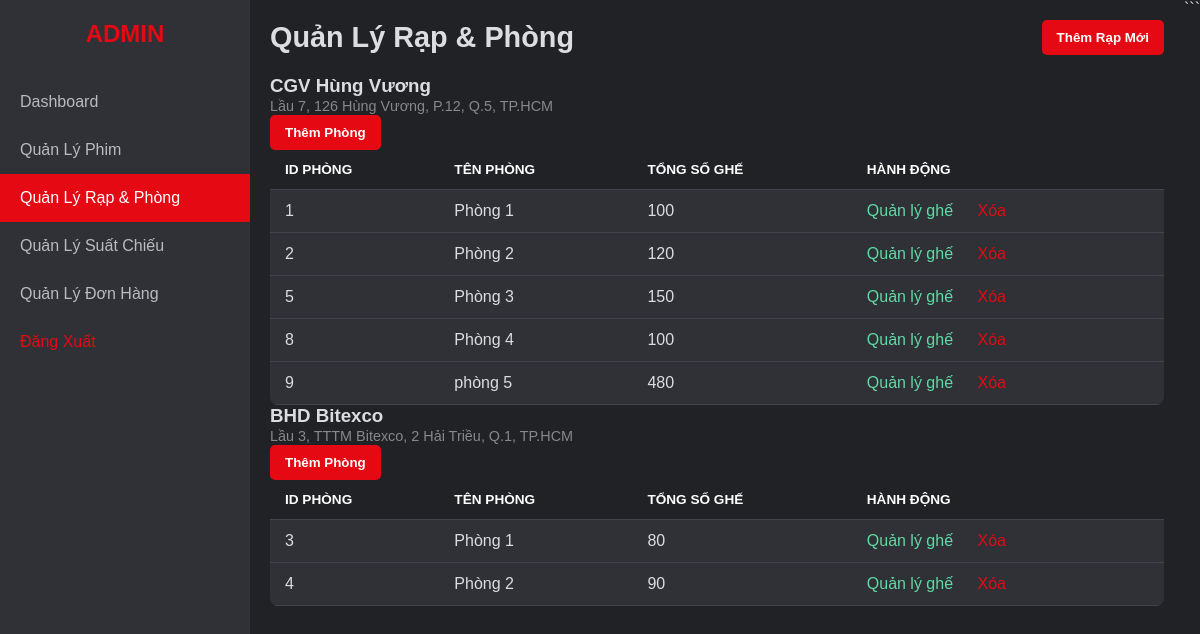
/ADMIN/rooms.php (signed in), run on the app's committed database.
### tables this page shows
CREATE TABLE `rap` (
  `Id` int(11) NOT NULL,
  `TenRap` varchar(100) NOT NULL,
  `DiaChi` varchar(255) DEFAULT NULL
);

CREATE TABLE `phongchieu` (
  `Id` int(11) NOT NULL,
  `TenPhong` varchar(50) NOT NULL,
  `SoLuongGhe` int(11) DEFAULT NULL,
  `IdRap` int(11) DEFAULT NULL
);

### BACKEND/Database.php (called while the page is built, shortened)
<?php
class Database {
    private $host = "localhost";
    private $db_name = "bookingfilm";
    private $username = "root";
    private $password = "";
    public function getConnection() {
        $this->conn = null;
        try {
            $this->conn = new mysqli($this->host, $this->username, $this->password, $this->db_name);
            $this->conn->set_charset("utf8mb4");
        } catch(Exception $e) {
            echo "Lỗi kết nối CSDL: " . $e->getMessage();
        }
        return $this->conn;
    }
}
?>

### BACKEND/DAO/RapDAO.php (called while the page is built, shortened)
<?php
include_once __DIR__ . '/../Database.php';
include_once __DIR__ . '/../DTO/Rap.php';
class RapDAO {
    private $db;
    public function __construct() {
        $this->db = (new Database())->getConnection();
    }
    public function getAllRap() {
        $sql = "SELECT * FROM Rap";
        $result = $this->db->query($sql);
        $rapList = [];
        if ($result->num_rows > 0) {
            while($row = $result->fetch_assoc()) {
                $rap = new Rap();
                $rap->setId($row['Id']);
                $rap->setTenRap($row['TenRap']);
                $rap->setDiaChi($row['DiaChi']);
                $rapList[] = $rap;
            }
        }
        return $rapList;
    }
}
?>

### BACKEND/DTO/Rap.php (called while the page is built)
<?php
class Rap {
    private $Id;
    private $TenRap;
    private $DiaChi;
    public function getId() { return $this->Id; }
    public function getTenRap() { return $this->TenRap; }
    public function getDiaChi() { return $this->DiaChi; }
    public function setId($id) { $this->Id = $id; }
    public function setTenRap($ten) { $this->TenRap = $ten; }
    public function setDiaChi($diaChi) { $this->DiaChi = $diaChi; }
}
?>

### BACKEND/DAO/PhongChieuDAO.php (called while the page is built, shortened)
<?php
include_once __DIR__ . '/../Database.php';
include_once __DIR__ . '/../DTO/PhongChieu.php';
class PhongChieuDAO {
    private $db;
    public function __construct() {
        $this->db = (new Database())->getConnection();
    }
    public function getPhongByRapId($idRap) {
        $sql = "SELECT * FROM PhongChieu WHERE IdRap = ?";
        $stmt = $this->db->prepare($sql);
        $stmt->bind_param("i", $idRap);
        $stmt->execute();
        $result = $stmt->get_result();
        $phongList = [];
        if ($result->num_rows > 0) {
            while($row = $result->fetch_assoc()) {
                $phong = new PhongChieu();
                $phong->setId($row['Id']);
                $phong->setTenPhong($row['TenPhong']);
                $phong->setSoLuongGhe($row['SoLuongGhe']);
                $phongList[] = $phong;
            }
        }
        return $phongList;
    }
}
?>

### BACKEND/DTO/PhongChieu.php (called while the page is built, shortened)
<?php
class PhongChieu {
    private $Id;
    private $TenPhong;
    private $SoLuongGhe;
    public function getId() {
        return $this->Id;
    }
    public function getTenPhong() {
        return $this->TenPhong;
    }
    public function getSoLuongGhe() {
        return $this->SoLuongGhe;
    }
    public function setId($id) {
        $this->Id = $id;
    }
    public function setTenPhong($ten) {
        $this->TenPhong = $ten;
    }
    public function setSoLuongGhe($sl) {
        $this->SoLuongGhe = $sl;
    }
}

### ADMIN/rooms.php (the view, shortened to what this page needs)
<?php
include_once dirname(__DIR__) . '/TEMPLATES/admin_header.php';
include_once dirname(__DIR__) . '/BACKEND/DAO/RapDAO.php';
include_once dirname(__DIR__) . '/BACKEND/DAO/PhongChieuDAO.php';
$rapDAO = new RapDAO();
$listRap = $rapDAO->getAllRap();
?>
<main class="main-content">
    <header class="main-header">
        <h1>Quản Lý Rạp & Phòng</h1>
        <button class="add-new-btn" id="addRapBtn">Thêm Rạp Mới</button>
    </header>
    <div class="cinema-list">
        <?php
        if (count($listRap) > 0) {
            foreach($listRap as $rap) {
        ?>
            <div class="cinema-container">
                <div class="cinema-header">
                    <div>
                        <h3><?php echo htmlspecialchars($rap->getTenRap()); ?></h3>
                        <span style="color: #888; font-size: 0.9em;"><?php echo htmlspecialchars($rap->getDiaChi()); ?></span>
                    </div>
                    <div>
                        <button class="add-new-btn add-room-btn" data-rap-id="<?php echo $rap->getId(); ?>">Thêm Phòng</button>
                    </div>
                </div>
                <table class="content-table">
                    <thead>
                        <tr><th>ID Phòng</th><th>Tên Phòng</th><th>Tổng Số Ghế</th><th>Hành Động</th></tr>                    </thead>
                    <tbody>
                        <?php
                        $phongDAO = new PhongChieuDAO();
                        $listPhong = $phongDAO->getPhongByRapId($rap->getId());
                        if (count($listPhong) > 0) {
                            foreach($listPhong as $phong) {
                                echo "<tr>";
                                echo "<td>" . $phong->getId() . "</td>";
                                echo "<td>" . htmlspecialchars($phong->getTenPhong()) . "</td>";
                                echo "<td>" . $phong->getSoLuongGhe() . "</td>";
                                echo '<td>';
                                echo '  <a href="edit_room.php?phong_id=' . $phong->getId() . '" class="action-btn">Quản lý ghế</a>';
                                echo '  <form action="../BACKEND/CONTROLLER/RoomController.php" method="POST" class="delete-form" style="margin-left: 10px;">';
                                echo '      <button type="submit" class="action-btn delete" onclick="return confirm(\'Bạn có chắc muốn xóa phòng này? TOÀN BỘ ghế và suất chiếu của phòng này cũng sẽ bị xóa!\');">Xóa</button>';
                                echo '  </form>';
                                echo '</td>';
                                echo "</tr>";
                            }
                        } else {
                            echo "<tr><td colspan='3'>Rạp này chưa có phòng nào.</td></tr>";
                        }
                        ?>
                    </tbody>
                </table>
            </div>
        <?php
            }
        } else {
            echo "<p>Chưa có rạp nào. Vui lòng thêm rạp mới.</p>";
        }
        ?>
    </div>
</main>
<?php
include dirname(__DIR__) . '/TEMPLATES/admin_footer.php';
?>

### TEMPLATES/admin_header.php (style rules this page uses)
* { box-sizing: border-box; margin: 0; padding: 0; }
body { font-family: Arial, sans-serif; background-color: #202225; color: #dcddde; display: flex; min-height: 100vh; }
.main-content { flex-grow: 1; padding: 20px; }
.main-header { display: flex; justify-content: space-between; align-items: center; margin-bottom: 20px; }
.main-header h1 { font-size: 1.8rem; }
.add-new-btn { background-color: #e50914; color: white; padding: 10px 15px; border: none; border-radius: 5px; font-weight: bold; cursor: pointer; transition: background-color 0.3s; }
.content-table { width: 100%; border-collapse: collapse; background-color: #2f3136; border-radius: 8px; overflow: hidden; }
.content-table th, .content-table td { padding: 12px 15px; text-align: left; border-bottom: 1px solid #40444b; }
.content-table th { background-color: #202225; color: #fff; text-transform: uppercase; font-size: 0.85rem; }
.action-btn { color: #61d9a4; text-decoration: none; margin-right: 10px; font-weight: 500; cursor: pointer; }
.delete-form { display: inline-block; }
.action-btn.delete { color: #e50914; background: none; border: none; font: inherit; padding: 0; }

### data on the page
rap: TenRap "CGV Hùng Vương", DiaChi "Lầu 7, 126 Hùng Vương, P.12, Q.5, TP.HCM"
phongchieu: Id "1", TenPhong "Phòng 1", SoLuongGhe "100"
phongchieu: Id "2", TenPhong "Phòng 2", SoLuongGhe "120"
phongchieu: Id "5", TenPhong "Phòng 3", SoLuongGhe "150"
phongchieu: Id "8", TenPhong "Phòng 4", SoLuongGhe "100"
phongchieu: Id "9", TenPhong "phòng 5", SoLuongGhe "480"
rap: TenRap "BHD Bitexco", DiaChi "Lầu 3, TTTM Bitexco, 2 Hải Triều, Q.1, TP.HCM"
phongchieu: Id "3", TenPhong "Phòng 1", SoLuongGhe "80"
phongchieu: Id "4", TenPhong "Phòng 2", SoLuongGhe "90"
